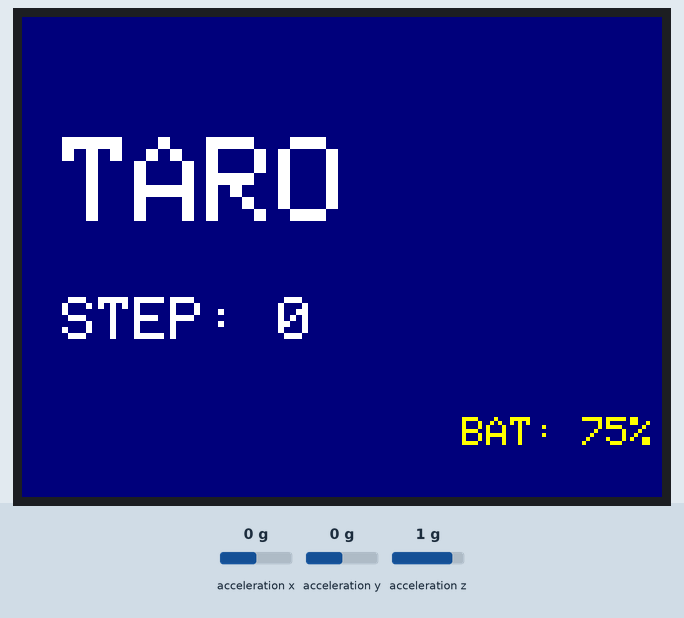
Recording of a sketch running on a simulated ESP32-S3. On the bench: 320×240 colour display. The test bench sets the inputs (shaded band); at power-on: acceleration x 0 g, acceleration y 0 g, acceleration z 1 g. The local clock reads 2024-03-15 10:24:30 at power-on unless the sketch sets it; storage starts empty; nothing arrives over Bluetooth unless stated; what the sketch prints to the serial monitor is not drawn.

Above: at 1.2 s.

The sketch:

m5_mvp.ino
```cpp
#include <M5Unified.h>
#include <BLEDevice.h>
#include <BLEScan.h>
#include <SD.h>
#include <time.h>
#include <WiFi.h>
#include <WiFiClientSecure.h>
#include <ArduinoJson.h>
#include <HTTPClient.h>


BLEScan* pBLEScan;
TaskHandle_t bleTaskHandle;

portMUX_TYPE sharedStateMux = portMUX_INITIALIZER_UNLOCKED;

// =========================
// 歩数
// =========================
volatile int stepCount = 0;

float gravity = 1.0f;
float filtered = 0.0f;
float prevFiltered = 0.0f;

bool rising = false;

unsigned long lastStepMillis = 0;

const float ALPHA = 0.92f;

const float STEP_THRESHOLD = 0.18f;

const unsigned long STEP_INTERVAL = 300;

// =========================
// BLE
// =========================
volatile int latestRSSI = -100;

volatile float distanceMeter = -1;


// =========================
// SD / CSV
// =========================
char csvFileName[32] = "";
unsigned long lastCSVMillis = 0;
const unsigned long CSV_INTERVAL = 10000;  // 10秒

void initSDCard()
{
    if (!SD.begin(4)) {  // M5Stack CoreS3のSDカード対応ピン
        Serial.println("SD card initialization failed");
        return;
    }
    Serial.println("SD card initialized");
}

void createNewCSVFile()
{
    // タイムスタンプ付きのファイル名を生成
    time_t now = time(nullptr);
    struct tm* timeinfo = localtime(&now);

    sprintf(csvFileName, "/data_%04d%02d%02d_%02d%02d%02d.csv",
            timeinfo->tm_year + 1900,
            timeinfo->tm_mon + 1,
            timeinfo->tm_mday,
            timeinfo->tm_hour,
            timeinfo->tm_min,
            timeinfo->tm_sec);

    // ファイルを作成してヘッダーを書き込み
    File file = SD.open(csvFileName, FILE_WRITE);
    if (file) {
        file.println("Timestamp,Steps,Distance(m)");
        file.close();
        Serial.printf("New CSV file created: %s\n", csvFileName);
    }
}

void saveDataToCSV(unsigned long timestamp, int steps, float distance)
{
    if (csvFileName[0] == '\0') {
        return;  // ファイル名がまだ設定されていない
    }

    File file = SD.open(csvFileName, FILE_APPEND);
    if (file) {
        file.printf("%lu,%d,%.2f\n", timestamp, steps, distance);
        file.close();
        Serial.printf("Data saved to CSV: %lu, %d, %.2f\n", timestamp, steps, distance);
    } else {
        Serial.println("Failed to open CSV file");
    }
}

// =========================
// 距離計算
// =========================
float calculateDistance(int rssi)
{
    int txPower = -59;

    if (rssi == 0) return -1;

    float ratio = rssi * 1.0 / txPower;

    if (ratio < 1.0) {
        return pow(ratio, 10);
    }

    return 0.89976 * pow(ratio, 7.7095)
            + 0.111;
}

// =========================
// BLE callback
// =========================
class MyCallbacks
: public BLEAdvertisedDeviceCallbacks {

    void onResult(
        BLEAdvertisedDevice device
    ) {

        String name =
            device.getName().c_str();

        if (name == "M5_BEACON") {

            int rssi = device.getRSSI();
            float distance = calculateDistance(rssi);

            portENTER_CRITICAL(&sharedStateMux);
            latestRSSI = rssi;
            distanceMeter = distance;
            portEXIT_CRITICAL(&sharedStateMux);
        }
    }
};

// =========================
// BLE task
// Core1
// =========================
void bleTask(void *arg)
{
    while (true) {

        pBLEScan->start(
            1,
            false
        );

        pBLEScan->clearResults();

        vTaskDelay(
            200 / portTICK_PERIOD_MS
        );
    }
}

// =========================
// UI / I2C task
// Core1
// =========================
// UI
// =========================
void drawUI()
{

    M5.Display.fillScreen(TFT_NAVY);
    M5.Display.setBrightness(1);

    M5.Display.setTextColor(WHITE);

    M5.Display.setTextSize(6);

    M5.Display.setCursor(20, 60);
    M5.Display.println("TARO");

    M5.Display.setTextSize(3);

    M5.Display.setCursor(20, 140);
    M5.Display.printf(
        "STEP: %d",
        stepCount
    );

    // Battery level at bottom right (small)
    int battery = M5.Power.getBatteryLevel();
    M5.Display.setTextSize(2);
    M5.Display.setTextColor(TFT_YELLOW);

    int x = M5.Display.width() - 100;
    int y = M5.Display.height() - 40;

    M5.Display.setCursor(x, y);
    M5.Display.printf("BAT: %d%%", battery);
}

// =========================
// setup
// =========================
void setup()
{
    auto cfg = M5.config();
    cfg.serial_baudrate = 115200;
    cfg.clear_display = true;
    M5.begin(cfg);

    Serial.begin(115200);

    delay(100);

    M5.Display.setRotation(1);

    // SD Card init
    initSDCard();

    // Create new CSV file
    createNewCSVFile();

    // BLE
    BLEDevice::init("");

    pBLEScan =
        BLEDevice::getScan();

    pBLEScan->setAdvertisedDeviceCallbacks(
        new MyCallbacks()
    );

    pBLEScan->setActiveScan(true);

    pBLEScan->setInterval(100);

    pBLEScan->setWindow(80);

    // BLE scan to Core1
    xTaskCreatePinnedToCore(
        bleTask,
        "BLE",
        4096,
        NULL,
        2,
        &bleTaskHandle,
        1
    );

}

// =========================
// loop
// Core1: I2C / IMU / UI
// =========================
void loop()
{
    static float gravity = 1.0f;
    static float filtered = 0.0f;
    static float prevFiltered = 0.0f;
    static bool rising = false;
    static unsigned long lastStepMillis = 0;
    static unsigned long lastUI = 0;
    static bool initialUIShown = false;

    const float ALPHA = 1.92f;
    const float STEP_THRESHOLD = 0.18f;
    const unsigned long STEP_INTERVAL = 300;

    // 起動直後の静止状態を使って重力をならす
    static bool calibrated = false;
    if (!calibrated) {
        for (int i = 0; i < 40; i++) {
            float ax, ay, az;
            M5.Imu.getAccelData(&ax, &ay, &az);
            float accelMagnitude = sqrt(ax * ax + ay * ay + az * az);
            gravity = gravity * 0.9f + accelMagnitude * 0.1f;
            delay(20);
        }
        calibrated = true;
    }

    float ax, ay, az;

    // IMU取得
    M5.Imu.getAccelData(
        &ax,
        &ay,
        &az
    );

    float accelMagnitude = sqrt(ax * ax + ay * ay + az * az);

    // 重力除去
    gravity =
        gravity * ALPHA +
        accelMagnitude * (1.0f - ALPHA);

    filtered = accelMagnitude - gravity;

    bool currentRising = filtered > prevFiltered;

    // Peak
    if (
        rising &&
        !currentRising &&
        prevFiltered > STEP_THRESHOLD
    ) {

        unsigned long now = millis();

        if (now - lastStepMillis > STEP_INTERVAL) {

            stepCount++;

            lastStepMillis = now;

            Serial.printf(
                "STEP %d\n",
                stepCount
            );
        }
    }

    rising = currentRising;
    prevFiltered = filtered;

    if (!initialUIShown) {
        drawUI();
        lastUI = millis();
        initialUIShown = true;
    }

    // CSV保存（10秒ごと）
    unsigned long now = millis();
    if (now - lastCSVMillis > CSV_INTERVAL) {
        float distanceSnapshot;
        portENTER_CRITICAL(&sharedStateMux);
        distanceSnapshot = distanceMeter;
        portEXIT_CRITICAL(&sharedStateMux);

        saveDataToCSV(now / 1000, stepCount, distanceSnapshot);
        lastCSVMillis = now;
    }

    // UI update every 5 seconds
    if (millis() - lastUI > 5000) {
        drawUI();
        lastUI = millis();
    }

    delay(30);
}
```
